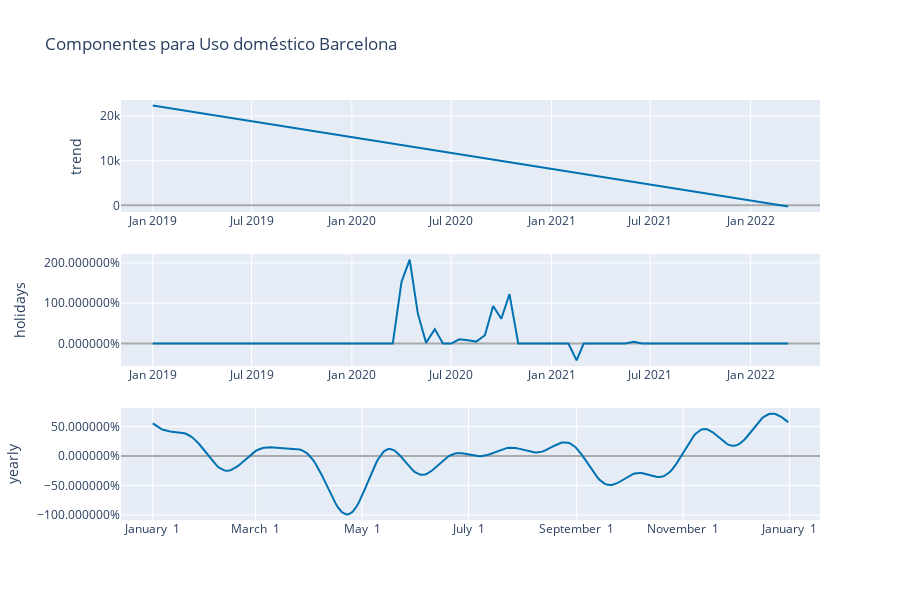

The code cell stored with this chart in its notebook:
### Code cell
Temp = Domestico.query("mun == 'CERDANYOLA'")[['ds', 'y']]
analyze(Temp, name = 'Uso doméstico Barcelona', gt_0 = 2_500, max_ = None, prior = 0.01, monthly = True, days = 100)

### Figure 1 — Plotly figure (JSON) as saved in the notebook; plotly's stock layout.template omitted (floating-point values rounded to 4 significant figures; data arrays with more than 128 entries replaced by an {"elided": "..."} marker saying what was removed)
{"data": [{"line": {"color": "#0072B2", "width": 2}, "mode": "lines", "name": "trend", "type": "scatter", "x": {"elided": "170 str values"}, "xaxis": "x", "y": {"elided": "170 float values"}, "yaxis": "y"}, {"line": {"color": "rgba(0, 114, 178, 0.2)", "width": 0}, "mode": "lines", "name": "trend_upper", "type": "scatter", "x": {"elided": "170 str values"}, "xaxis": "x", "y": {"elided": "170 float values"}, "yaxis": "y"}, {"fill": "tonexty", "fillcolor": "rgba(0, 114, 178, 0.2)", "line": {"color": "rgba(0, 114, 178, 0.2)", "width": 0}, "mode": "lines", "name": "trend_lower", "type": "scatter", "x": {"elided": "170 str values"}, "xaxis": "x", "y": {"elided": "170 float values"}, "yaxis": "y"}, {"line": {"color": "#0072B2", "width": 2}, "mode": "lines", "name": "holidays", "text": {"elided": "170 str values"}, "type": "scatter", "x": {"elided": "170 str values"}, "xaxis": "x2", "y": {"elided": "170 float values"}, "yaxis": "y2"}, {"line": {"color": "#0072B2", "width": 2}, "mode": "lines", "name": "yearly", "type": "scatter", "x": {"elided": "365 str values"}, "xaxis": "x3", "y": {"elided": "365 float values"}, "yaxis": "y3"}], "layout": {"height": 600, "showlegend": false, "title": {"text": "Componentes para Uso doméstico Barcelona"}, "width": 900, "xaxis": {"anchor": "y", "domain": [0, 1], "range": ["2018-11-03T18:00:00", "2022-05-08T06:00:00"], "type": "date"}, "xaxis2": {"anchor": "y2", "domain": [0, 1], "range": ["2018-11-03T18:00:00", "2022-05-08T06:00:00"], "type": "date"}, "xaxis3": {"anchor": "y3", "domain": [0, 1], "range": ["2016-12-13T18:54:02.958904115", "2018-01-18T11:04:57.863013581"], "tickformat": "%B %e", "type": "date"}, "yaxis": {"anchor": "x", "domain": [0.7333, 1], "rangemode": "normal", "title": {"text": "trend"}, "zerolinecolor": "#AAA"}, "yaxis2": {"anchor": "x2", "domain": [0.3667, 0.6333], "hoverformat": ".2%", "rangemode": "tozero", "tickformat": "%", "title": {"text": "holidays"}, "zerolinecolor": "#AAA"}, "yaxis3": {"anchor": "x3", "domain": [0, 0.2667], "hoverformat": ".2%", "tickformat": "%", "title": {"text": "yearly"}, "zerolinecolor": "#AAA"}}}
